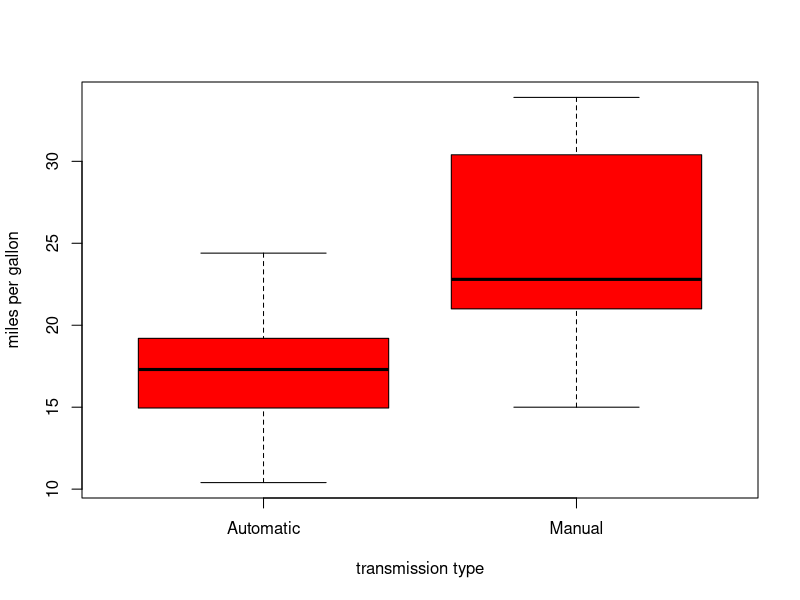
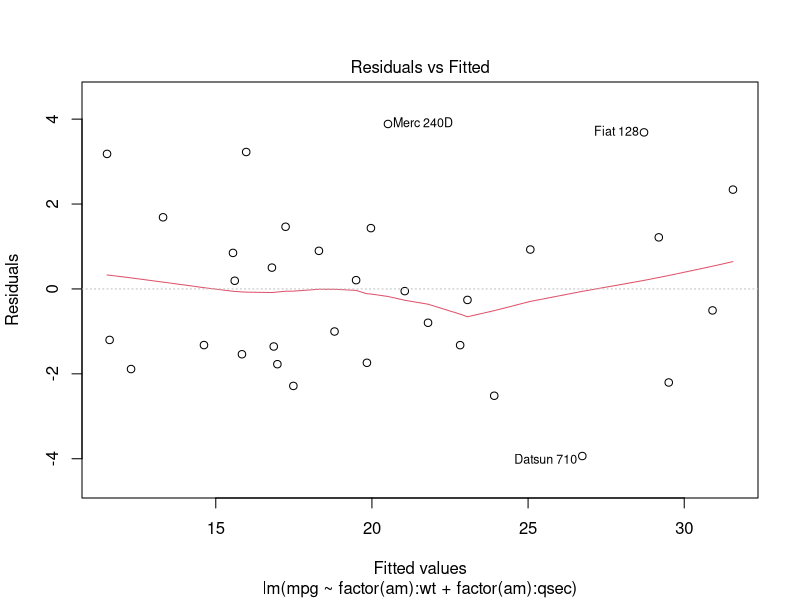
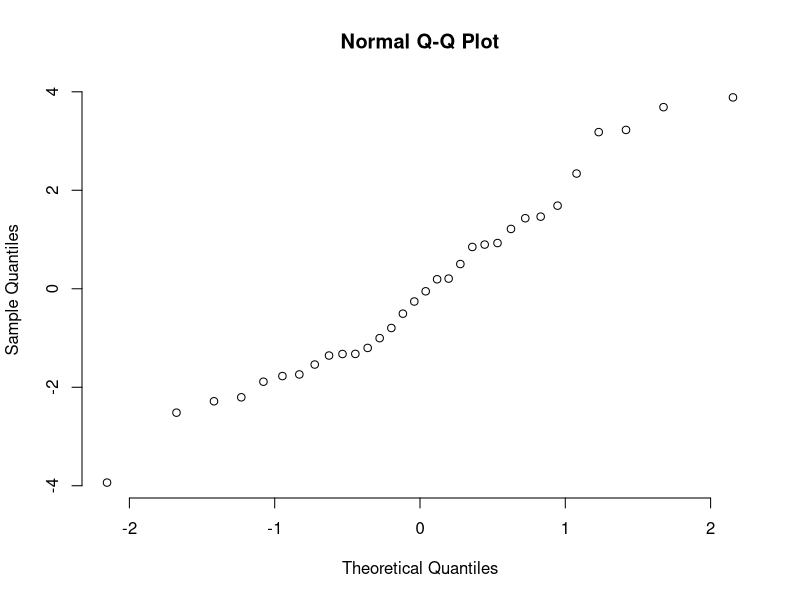
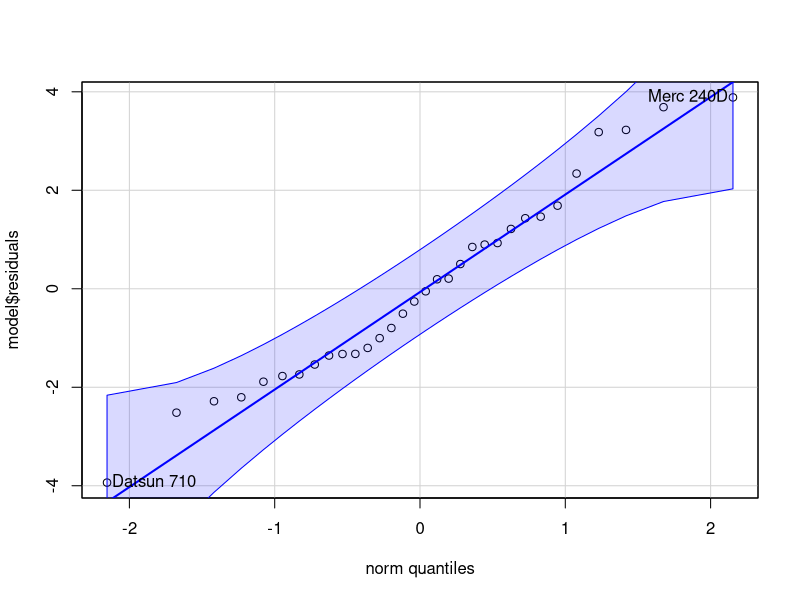

Source code (R) for these figures, in order:
## ---- chunk 1
library(dplyr)
library(MASS)
library(ggplot2)
library("car")
library("lmtest")
## ---- chunk 2
data("mtcars")
summary(mtcars)
## ---- chunk 3
cor(mtcars$mpg, mtcars[,-1])
## ---- chunk 4
mtcars$am <- as.factor(mtcars$am)
levels(mtcars$am) <-c("Automatic", "Manual")
## ---- chunk 5
boxplot(mtcars$mpg ~ mtcars$am, data = mtcars, ylab = "miles per gallon", xlab = "transmission type", col = "red")
## ---- chunk 6
t.test(mtcars$mpg ~ mtcars$am)
## ---- chunk 7
model <- lm(mpg ~ ., data = mtcars)
summary(model)
## ---- chunk 8
model <- stepAIC(model, direction = 'both')
summary(model)
## ---- chunk 9
model <- lm(mpg ~ factor(am):wt + factor(am):qsec, data = mtcars)
summary(model)
## ---- chunk 10
plot(model,1)
## ---- chunk 11
qqnorm(model$residuals, pch = 1, frame = FALSE)
qqPlot(model$residuals)
## ---- chunk 12
dwtest(model)
